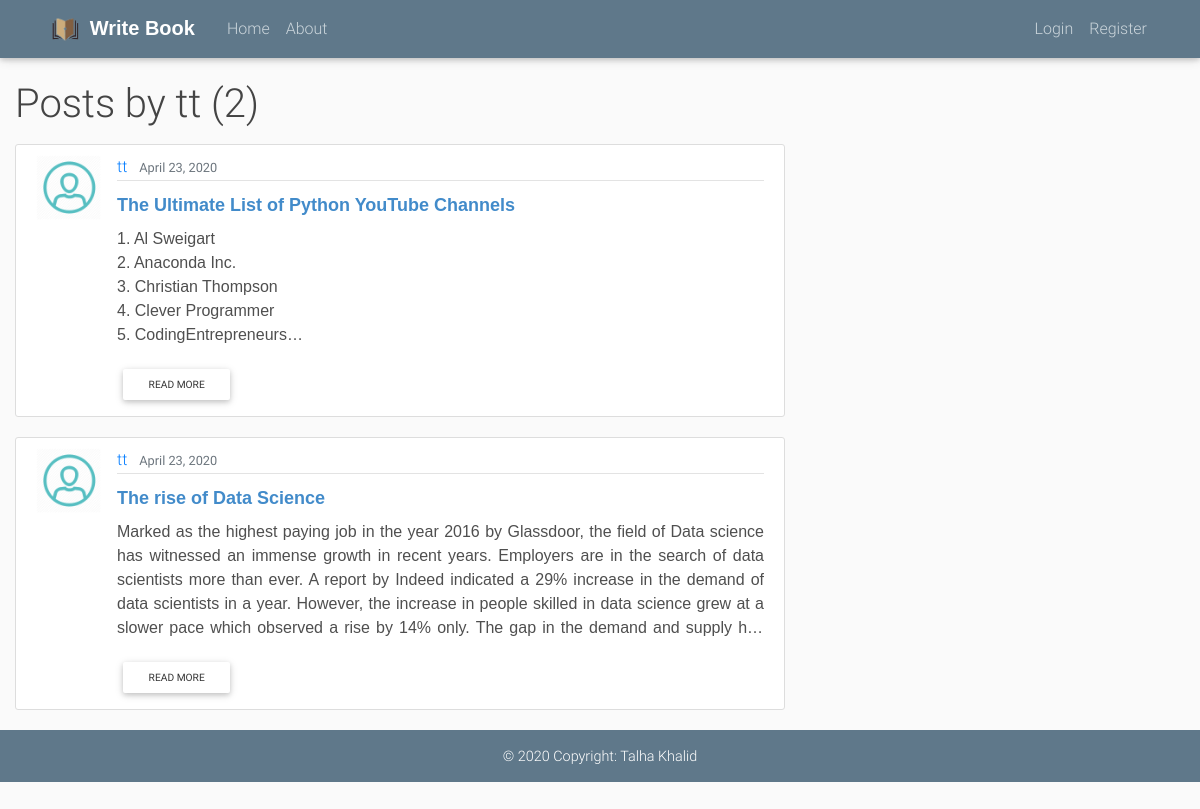
/user/tt, run on the app's committed database.
### blog/models.py (models this page shows, shortened)
class Post(models.Model):
    title = models.CharField(max_length=100)
    content = models.TextField()
    date_posted = models.DateTimeField(default=timezone.now)
    author = models.ForeignKey(User, on_delete=models.CASCADE)

### users/models.py (models this page shows, shortened)
class Profile(models.Model):
    user = models.OneToOneField(User, on_delete=models.CASCADE)
    image = models.ImageField(default='default.png', upload_to='profile_pics')

### blog/views.py (the view)
# urls.py: path('user/<str:username>', UserPostListView.as_view(), name='user-posts'),
class UserPostListView(ListView):
    model = Post
    template_name = 'blog/user_posts.html'  # <app>/<model>_<viewtype>.html
    context_object_name = 'posts'
    paginate_by = 5
    def get_queryset(self):
        user = get_object_or_404(User, username=self.kwargs.get('username'))
        return Post.objects.filter(author=user).order_by('-date_posted')

### templates/blog/user_posts.html (shortened to what this page needs)
{% extends 'base.html' %}
{% load static %}
{% block content %}
      <div class="col-md-8">
        <h1 class="mb-3">Posts by {{ view.kwargs.username }} ({{ page_obj.paginator.count }})</h1>
        {% for post in posts %}
        <article class="media content-section">
        <img class='rounded-cirle article-img' src="{{ post.author.profile.image.url }}">
        <div class="media-body">
            <div class="article-metadata">
            <a class="mr-2" href="{% url 'user-posts' post.author.username %}">{{ post.author }}</a>
            <small class="text-muted">{{ post.date_posted |date:"F d, Y" }}</small>
            </div>
            <h3><a class=" article-title" href="{% url 'post-detail' post.id %}">{{ post.title }}</a></h3>
            <p class="dark-grey-text article-content blog-home-text-content">{{ post.content }}</p>
            <a href="{% url 'post-detail' post.id %}" class="btn btn-sm btn-rounded btn-md">Read more</a>
        </div>
        </article>
        {% endfor %}
        </div>
{% endblock %}

### main/static/css/main.css (style rules this page uses)
body { background: #fafafa; color: #333333; margin-top: 5rem; }
h1, h2, h3, h4, h5, h6 { color: #444444; }
.content-section { background: #ffffff; padding: 10px 20px; border: 1px solid #dddddd; border-radius: 3px; margin-bottom: 20px; }
.article-title { color: #444444; }
.article-content { white-space: pre-line; }
.article-img { height: 65px; width: 65px; margin-right: 16px; }
.article-metadata { padding-bottom: 1px; margin-bottom: 4px; border-bottom: 1px solid #e3e3e3 }

### data on the page
Post: author.profile.image (placeholder picture), author "tt", date_posted "April 23, 2020", title "The Ultimate List of Python YouTube Channels", content "1. Al Sweigart 2. Anaconda Inc. 3. Christian Thompson 4. Clever Programmer 5.…"
Post: author.profile.image (placeholder picture), author "tt", date_posted "April 23, 2020", title "The rise of Data Science", content "Marked as the highest paying job in the year 2016 by Glassdoor, the field of Data science has witnessed an immense growth in recent years. Employers are in the search of data scientists more than ever. A report by Indeed indicated a 29% increase in the demand of data scientists in a year. However, the increase in people skilled in data science grew at a slower pace which observed a rise by 14% only. The gap in the demand and supply…"

### other printed values
{{ view.kwargs.username }} "tt"
{{ page_obj.paginator.count }} "2"
